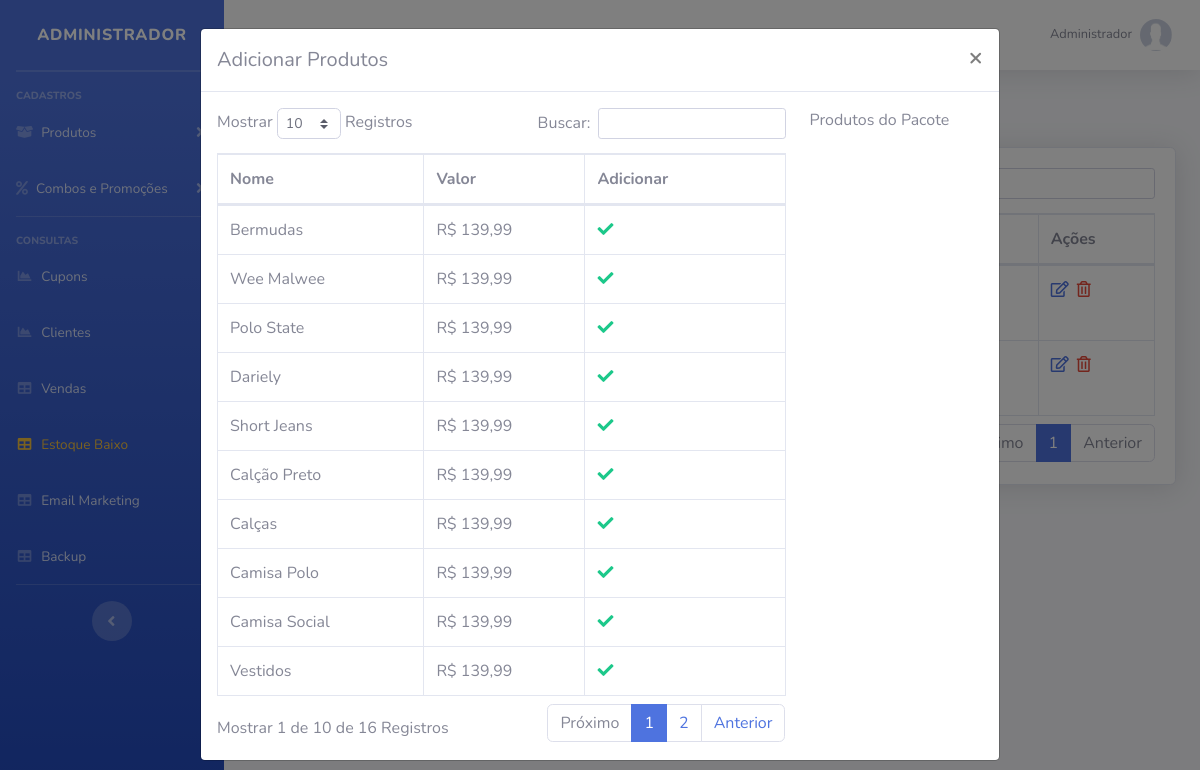
The page /sistema/painel-admin/index.php?pag=combos&funcao=produtos&id=3 (signed in) on the database its author committed.
### tables this page shows
CREATE TABLE `usuarios` (
  `id` int(11) NOT NULL AUTO_INCREMENT,
  `nome` varchar(50) NOT NULL,
  `cpf` varchar(20) NOT NULL,
  `email` varchar(50) NOT NULL,
  `senha` varchar(35) NOT NULL,
  `senha_crip` varchar(150) NOT NULL,
  `nivel` varchar(20) NOT NULL,
  PRIMARY KEY (`id`)
);

CREATE TABLE `combos` (
  `id` int(11) NOT NULL AUTO_INCREMENT,
  `nome` varchar(100) NOT NULL,
  `nome_url` varchar(50) NOT NULL,
  `descricao` varchar(1000) NOT NULL,
  `descricao_longa` text NOT NULL,
  `valor` decimal(8,2) NOT NULL,
  `imagem` varchar(100) NOT NULL,
  `tipo_envio` int(1) NOT NULL,
  `palavras` varchar(250) NOT NULL,
  `ativo` varchar(5) NOT NULL,
  `peso` double(8,2) NOT NULL,
  `largura` double(8,2) NOT NULL,
  `altura` double(8,2) NOT NULL,
  `comprimento` double(8,2) NOT NULL,
  `valor_frete` decimal(10,2) DEFAULT NULL,
  PRIMARY KEY (`id`)
);

CREATE TABLE `produtos` (
  `id` int(11) NOT NULL AUTO_INCREMENT,
  `categoria` int(11) NOT NULL,
  `sub_categoria` int(11) NOT NULL,
  `nome` varchar(100) NOT NULL,
  `nome_url` varchar(100) NOT NULL,
  `descricao` varchar(1000) NOT NULL,
  `descricao_longa` text NOT NULL,
  `valor` decimal(10,2) NOT NULL,
  `imagem` varchar(100) NOT NULL,
  `estoque` int(11) NOT NULL,
  `tipo_envio` int(11) NOT NULL,
  `palavras` varchar(250) NOT NULL,
  `ativo` varchar(5) NOT NULL,
  `peso` double(8,2) DEFAULT NULL,
  `largura` double(8,2) DEFAULT NULL,
  `altura` double(8,2) DEFAULT NULL,
  `comprimento` double(8,2) DEFAULT NULL,
  `modelo` varchar(100) DEFAULT NULL,
  `valor_frete` decimal(8,2) DEFAULT NULL,
  `promocao` varchar(5) NOT NULL,
  PRIMARY KEY (`id`)
);

### config.php (called while the page is built, shortened)
<?php
$nivel_estoque = 5;
 ?>

### sistema/painel-admin/combos.php (the view, shortened to what this page needs)
<?php
$pag = "combos";
require_once("../../conexao.php");
?>
<div class="row mt-4 mb-4">
  <a type="button" class="btn-primary btn-sm ml-3 d-none d-md-block" href="index.php?pag=<?php echo $pag ?>&funcao=novo">Novo Combo</a>
</div>
<div class="card shadow mb-4">
  <div class="card-body">
    <div class="table-responsive">
      <table class="table table-bordered" id="dataTable" width="100%" cellspacing="0">
        <thead>
          <tr>
            <th>Nome</th>
            <th>Valor</th>
            <th>Produtos</th>
            <th>Imagem</th>
            <th>Ações</th>
          </tr>
        </thead>
        <tbody>
         <?php
         $query = $pdo->query("SELECT * FROM combos order by id desc ");
         $res = $query->fetchAll(PDO::FETCH_ASSOC);
         for ($i=0; $i < count($res); $i++) {
          $valor = $res[$i]['valor'];
          $imagem = $res[$i]['imagem'];
          $id = $res[$i]['id'];
          $valor = number_format($valor, 2, ',', '.');
          $query2 = $pdo->query("SELECT * FROM prod_combos where id_combo = '$id' ");
          $res2 = $query2->fetchAll(PDO::FETCH_ASSOC);
          $total_produtos = @count($res2);
          ?>
          <tr>
            <td>
              <a href="index.php?pag=<?php echo $pag ?>&funcao=produtos&id=<?php echo $id ?>" class="text-info">
              </a>
            </td>
            <td>R$ <?php echo $valor ?></td>
            <td><?php echo $total_produtos ?></td>
            <td><img src="../../img/combos/<?php echo $imagem ?>" width="50"></td>
            <td>
             <a href="index.php?pag=<?php echo $pag ?>&funcao=editar&id=<?php echo $id ?>" class='text-primary mr-1' title='Editar Dados'><i class='far fa-edit'></i></a>
             <a href="index.php?pag=<?php echo $pag ?>&funcao=excluir&id=<?php echo $id ?>" class='text-danger mr-1' title='Excluir Registro'><i class='far fa-trash-alt'></i></a>
           </td>
         </tr>
       <?php } ?>
     </tbody>
   </table>
 </div>
</div>
</div>
<div class="modal fade" id="modal-produtos" tabindex="-1" role="dialog">
  <div class="modal-dialog modal-lg" role="document">
    <div class="modal-content">
      <div class="modal-header">
        <h5 class="modal-title">Adicionar Produtos</h5>
        <button type="button" class="close" data-dismiss="modal" aria-label="Close">
          <span aria-hidden="true">&times;</span>
        </button>
      </div>
      <div class="modal-body">
        <div class="row">
          <div class="col-md-9" >
            <div class="table-responsive">
              <table class="table table-bordered" id="dataTable2" width="100%" cellspacing="0">
                <thead>
                  <tr>
                    <th>Nome</th>
                    <th>Valor</th>
                    <th>Adicionar</th>
                  </tr>
                </thead>
                <tbody>
                  <?php
                  $query = $pdo->query("SELECT * FROM produtos where ativo = 'Sim' order by id desc ");
                  $res = $query->fetchAll(PDO::FETCH_ASSOC);
                  for ($i=0; $i < count($res); $i++) {
                    $nome_prod = $res[$i]['nome'];
                    $id_prod = $res[$i]['id'];
                    ?>
                    <tr>
                      <td>
                        <?php echo $nome_prod ?>
                      </td>
                      <td>R$ <?php echo $valor ?></td>
                      <td>
                        <form id="form-prod" method="post">
                          <a id="btn-add-produtos" href="#" onClick="addProd(<?php echo $id_prod ?>)" class="text-success mr-1" title="Adicionar Produto"><i class="fas fa-check"></i></a>
                        </form>
                      </td>
                    </tr>
                  <?php } ?>
                </tbody>
              </table>
            </div>
          </div>
          <div class="col-md-3">
            <p>Produtos do Pacote </p>
          </div>
        </div>
      </div>
    </div>
  </div>
</div>

### sistema/painel-admin/index.php (shortened to what this page needs)
<?php
require_once("../../conexao.php");
$query = $pdo->query("SELECT * FROM produtos where estoque <= '$nivel_estoque' order by estoque asc ");
$res = $query->fetchAll(PDO::FETCH_ASSOC);
if(@count($res) > 0){
    $classe_estoque = 'text-warning';
}else{
    $classe_estoque = '';
}
$pag = @$_GET["pag"];
$menu1 = "produtos";
$menu2 = "categorias";
$menu3 = "sub-categorias";
$menu4 = "combos";
$menu5 = "promocoes";
$menu6 = "clientes";
$menu7 = "vendas";
$menu8 = "backup";
$menu9 = "tipo-envios";
$menu10 = "carac";
$menu11 = "alertas";
$menu12 = "cupons";
$menu13 = "estoque";
$res = $pdo->query("SELECT * FROM usuarios where id = '$_SESSION[id_usuario]'");
$dados = $res->fetchAll(PDO::FETCH_ASSOC);
$nome_usu = @$dados[0]['nome'];
?>
<!DOCTYPE html>
<html lang="en">
<head>
    <link href="../vendor/fontawesome-free/css/all.min.css" rel="stylesheet" type="text/css">
    <link href="../css/sb-admin-2.min.css" rel="stylesheet">
    <link href="../css/style.css" rel="stylesheet">
    <link href="../vendor/datatables/dataTables.bootstrap4.min.css" rel="stylesheet">
</head>
<body id="page-top">
    <div id="wrapper">
        <ul class="navbar-nav bg-gradient-primary sidebar sidebar-dark accordion" id="accordionSidebar">
            <a class="sidebar-brand d-flex align-items-center justify-content-center" href="index.php">
                <div class="sidebar-brand-text mx-3">Administrador</div>
            </a>
            <hr class="sidebar-divider my-0">
            <hr class="sidebar-divider">
            <div class="sidebar-heading">
                Cadastros
            </div>
            <li class="nav-item">
                <a class="nav-link collapsed" href="#" data-toggle="collapse" data-target="#collapseTwo" aria-expanded="true" aria-controls="collapseTwo">
                    <i class="fas fa-box-open"></i>
                    <span>Produtos</span>
                </a>
            </li>
            <li class="nav-item">
                <a class="nav-link collapsed" href="#" data-toggle="collapse" data-target="#collapseUtilities" aria-expanded="true" aria-controls="collapseUtilities">
                    <i class="fas fa-percent"></i>
                    <span>Combos e Promoções</span>
                </a>
            </li>
            <hr class="sidebar-divider">
            <div class="sidebar-heading">
                Consultas
            </div>
             <li class="nav-item">
                <a class="nav-link" href="index.php?pag=<?php echo $menu12 ?>">
                    <i class="fas fa-fw fa-chart-area"></i>
                    <span>Cupons</span></a>
                </li>
            <li class="nav-item">
                <a class="nav-link" href="index.php?pag=<?php echo $menu6 ?>">
                    <i class="fas fa-fw fa-chart-area"></i>
                    <span>Clientes</span></a>
                </li>
                <li class="nav-item">
                    <a class="nav-link" href="index.php?pag=<?php echo $menu7 ?>">
                        <i class="fas fa-fw fa-table"></i>
                        <span>Vendas</span></a>
                    </li>
                     <li class="nav-item">
                    <a class="nav-link" href="index.php?pag=<?php echo $menu13 ?>">
                        <i class="fas fa-fw fa-table <?php echo $classe_estoque ?>"></i>
                        <span class="<?php echo $classe_estoque ?>">Estoque Baixo</span></a>
                    </li>
                     <li class="nav-item">
                        <a class="nav-link" href="" data-toggle="modal" data-target="#ModalEmail">
                            <i class="fas fa-fw fa-table"></i>
                            <span>Email Marketing</span></a>
                        </li>
                    <li class="nav-item">
                        <a class="nav-link" href="backup.php">
                            <i class="fas fa-fw fa-table"></i>
                            <span>Backup</span></a>
                        </li>
                        <hr class="sidebar-divider d-none d-md-block">
                        <div class="text-center d-none d-md-inline">
                            <button class="rounded-circle border-0" id="sidebarToggle"></button>
                        </div>
                    </ul>
                    <div id="content-wrapper" class="d-flex flex-column">
                        <div id="content">
                            <nav class="navbar navbar-expand navbar-light bg-white topbar mb-4 static-top shadow">
                                <ul class="navbar-nav ml-auto">
                                    <li class="nav-item dropdown no-arrow">
                                        <a class="nav-link dropdown-toggle" href="#" id="userDropdown" role="button" data-toggle="dropdown" aria-haspopup="true" aria-expanded="false">
                                            <span class="mr-2 d-none d-lg-inline text-gray-600 small"><?php echo @$nome_usu ?></span>
                                            <img class="img-profile rounded-circle" src="../../img/sem-foto.jpg">
                                        </a>
                                    </li>
                                </ul>
                            </nav>
                            <div class="container-fluid">
                                <?php if ($pag == null) {
                                    include_once("home.php");
                                } else if ($pag==$menu1) {
                                    include_once($menu1.".php");
                                } else if ($pag==$menu2) {
                                    include_once($menu2.".php");
                                } else if ($pag==$menu3) {
                                    include_once($menu3.".php");
                                } else if ($pag==$menu4) {
                                    include_once($menu4.".php");
                                } else if ($pag==$menu5) {
                                    include_once($menu5.".php");
                                } else if ($pag==$menu6) {
                                    include_once($menu6.".php");
                                } else if ($pag==$menu7) {
                                    include_once($menu7.".php");
                                } else if ($pag==$menu8) {
                                    include_once($menu8.".php");
                                } else if ($pag==$menu9) {
                                    include_once($menu9.".php");
                                } else if ($pag==$menu10) {
                                    include_once($menu10.".php");
                                 } else if ($pag==$menu11) {
                                    include_once($menu11.".php");
                                } else if ($pag==$menu12) {
                                    include_once($menu12.".php");
                                } else if ($pag==$menu13) {
                                    include_once($menu13.".php");
                                } else {
                                    include_once("home.php");
                                }
                                ?>
                            </div>
                        </div>
                    </div>
                </div>
            </body>
            </html>

### sistema/painel-admin/combos.php (style rules this page uses)
hr { margin:3px; }

### rows shown on the page
usuarios: nome "Administrador"
combos: valor "139,99"
produtos: nome "Bermudas"
produtos: nome "Wee Malwee"
produtos: nome "Polo State"
produtos: nome "Dariely"
produtos: nome "Short Jeans"
produtos: nome "Calção Preto"
produtos: nome "Calças"
produtos: nome "Camisa Polo"
produtos: nome "Camisa Social"
produtos: nome "Vestidos"
